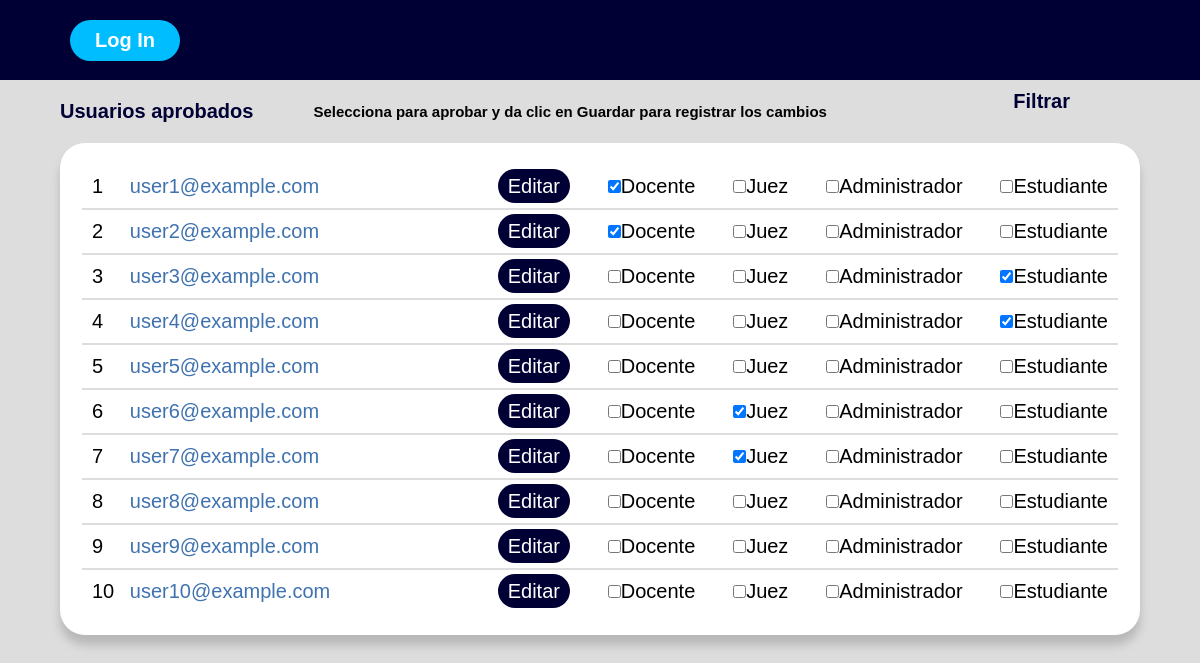
Screenshot of /ver_usuarios.php with the database file from the repository.
### tables this page shows
CREATE TABLE r_usuarios(
   id_usuario INT NOT NULL AUTO_INCREMENT PRIMARY KEY,
   correo VARCHAR(30),
   contrasenia VARCHAR(100)
);

### ver_usuarios.php (the view, shortened to what this page needs)
<!DOCTYPE html>
<html lang="en">
  <head>
    <link rel="stylesheet" href="CSS/style.css" />
  </head>
  <body>
    <header class="header">
      <a href="#" class="btn"><button>Log In</button></a>
    </header>
    <div id="instrucciones-editar-usuario">
      <h1 class="label">Usuarios aprobados</h1>
      <h5 id="texto-instruciones">
        Selecciona para aprobar y da clic en Guardar para registrar los cambios
      </h5>
    <nav class="pruebaZ">
      <div class="dropdown">
        <button class="dropbtn">
          <h2>Filtrar</h2>
        </button>
      </div>
    </nav>
    </div>
    <div class="container">
      <table class="general">
        <?php
        $pdo = Database::connect();
        if (isset($_GET['orderby'])) {
          switch ($_GET['orderby']) {
            case 'docente':
              $sql = "SELECT r_usuarios.id_usuario, r_usuarios.correo FROM r_usuarios
                      LEFT JOIN r_docentes ON r_usuarios.id_usuario = r_docentes.id_usuario
                      LEFT JOIN r_jueces ON r_usuarios.id_usuario = r_jueces.id_usuario
                      WHERE r_docentes.id_usuario IS NOT NULL AND r_jueces.id_usuario IS NULL
                      ORDER BY r_docentes.id_usuario";
              break;
            case 'estudiante':
              $sql = "SELECT r_usuarios.id_usuario, r_usuarios.correo FROM r_usuarios
                      LEFT JOIN r_estudiantes ON r_usuarios.id_usuario = r_estudiantes.id_usuario
                      WHERE r_estudiantes.id_usuario IS NOT NULL
                      ORDER BY r_estudiantes.id_usuario";
              break;
            case 'admin':
              $sql = "SELECT  r_usuarios.id_usuario, r_usuarios.correo FROM r_usuarios
                      LEFT JOIN r_administradores ON r_usuarios.id_usuario = r_administradores.id_usuario
                      WHERE r_administradores.id_usuario IS NOT NULL
                      ORDER BY r_administradores.id_usuario";
              break;
            case 'juez':
              $sql = "SELECT r_usuarios.id_usuario, r_usuarios.correo FROM r_usuarios
                      LEFT JOIN r_docentes ON r_usuarios.id_usuario = r_docentes.id_usuario
                      LEFT JOIN r_jueces ON r_usuarios.id_usuario = r_jueces.id_usuario
                      WHERE r_jueces.id_usuario IS NOT NULL AND r_docentes.id_usuario IS NULL
                      ORDER BY r_jueces.id_usuario";
              break;
              case 'juez-docente':
                $sql = 'SELECT r_usuarios.id_usuario, r_usuarios.correo
                FROM r_usuarios
                LEFT JOIN r_docentes ON r_usuarios.id_usuario = r_docentes.id_usuario
                LEFT JOIN r_jueces ON r_usuarios.id_usuario = r_jueces.id_usuario
                WHERE r_docentes.id_usuario IS NOT NULL AND r_jueces.id_usuario IS NOT NULL
                ORDER BY r_usuarios.id_usuario';
                break;
            default:
            $sql = 'SELECT * FROM r_usuarios ORDER BY id_usuario';
          }
        } else {
          $sql = 'SELECT * FROM r_usuarios ORDER BY id_usuario';
        }
        foreach ($pdo->query($sql) as $row) {
          $id_usuario = $row['id_usuario'];
            $sql_maestro = "SELECT * FROM r_docentes WHERE id_usuario = ?";
            $stmt_maestro = $pdo->prepare($sql_maestro);
            $stmt_maestro->execute([$id_usuario]);
            $row_maestro = $stmt_maestro->fetch(PDO::FETCH_ASSOC);
            $checked_maestro = $row_maestro ? 'checked' : '';
            $sql_juez = "SELECT * FROM r_jueces WHERE id_usuario = ?";
            $stmt_juez = $pdo->prepare($sql_juez);
            $stmt_juez->execute([$id_usuario]);
            $row_juez = $stmt_juez->fetch(PDO::FETCH_ASSOC);
            $checked_juez = $row_juez ? 'checked' : '';
            $sql_administrador = "SELECT * FROM r_administradores WHERE id_usuario = ?";
            $stmt_administrador = $pdo->prepare($sql_administrador);
            $stmt_administrador->execute([$id_usuario]);
            $row_administrador = $stmt_administrador->fetch(PDO::FETCH_ASSOC);
            $checked_administrador = $row_administrador ? 'checked' : '';
            $sql_estudiante = "SELECT * FROM r_estudiantes WHERE id_usuario = ?";
            $stmt_estudiante = $pdo->prepare($sql_estudiante);
            $stmt_estudiante->execute([$id_usuario]);
            $row_estudiante = $stmt_estudiante->fetch(PDO::FETCH_ASSOC);
            $checked_estudiante = $row_estudiante ? 'checked' : '';
            if ($row_maestro && $row_juez) {
              $rol = 'Juez-Docente';
            } elseif ($row_maestro) {
              $rol = 'Docente';
            } elseif ($row_juez) {
              $rol = 'Juez';
            } elseif ($row_administrador) {
              $rol = 'Administrador';
            } elseif ($row_estudiante) {
              $rol = 'Estudiante';
            } else {
              $rol = 'Sin Asignar';
            }
            echo '<tr>';
            echo '<td class="id-column">';
            echo $id_usuario;
            echo '</td>';
            echo '<td class="email-column"><a class="link-edicion">'.$row['correo'].'</a></td>';
            if($rol != 'Administrador'){
              echo '<td class="row-botones">';
              echo '<a class="btn" href="editar_usuarios.php?id_usuario=' . $id_usuario . '&rol=' . $rol . '">Editar</a>';
              echo '</td>';
            }
            echo '<td>';
            echo '<input type="checkbox" id="Maestro" name="Maestro"'.$checked_maestro.' />';
            echo '<label for="Maestro">Docente</label>';
            echo '</td>';
            echo '<td>';
            echo '<input type="checkbox" id="Juez" name="Juez"'.$checked_juez.' />';
            echo '<label for="Juez">Juez</label>';
            echo '</td>';
            echo '<td>';
            echo '<input type="checkbox" id="Administrador" name="Administrador"'.$checked_administrador.' />';
            echo '<label for="Administrador">Administrador</label>';
            echo '</td>';
            echo '<td>';
            echo '<input type="checkbox" id="Estudiante" name="Estudiante"'.$checked_estudiante.' />';
            echo '<label for="Estudiante">Estudiante</label>';
            echo '</td>';
            echo '</tr>';
        }
      ?>
      </table>
  </body>
</html>

### CSS/style.css (style rules this page uses)
:root { --background: #f5f5f5; --main: #112d4e; --wordaccent1: #3f72af; --wordaccentbg1: #dbe2ef; --wordaccent2: #1687a7; --backgroundR: #dddddd; --mainR: #000035; --wordaccent1R: #00bdff; --wordaccentbg1R: white; --wordaccent2R: #00a2dd; }
* { box-sizing: border-box; margin: 0; padding: 0; font-family: "Gellix", sans-serif; font-size: 20px; }
.general tr { display: flex; justify-content: space-between; border: solid; border-color: var(--backgroundR); border-width: 1px 0; }
.general tr:first-child { border-top: none; }
.general tr:last-child { border-bottom: none; }
.general td { padding: 10px; }
body { background-color: var(--backgroundR); }
h1 { color: var(--mainR); }
.header { background-color: var(--mainR); display: flex; justify-content: space-between; align-items: center; height: 80px; padding: 5px 5%; font-family: "Oswald", sans-serif; font-size: 40px; }
.header .btn button { font-weight: 700; color: var(--wordaccentbg1R); padding: 9px 25px; background: var(--wordaccent1R); border: none; border-radius: 50px; cursor: pointer; transition: all 0.3s ease 0s; }
.container { display: grid; background: #ffffff; margin-top: 20px; margin-left: 5%; margin-right: 5%; margin-bottom: 20px; border-radius: 25px; padding: 20px; box-shadow: 0px 10px 10px #b8b8b8; }
.label { margin-top: 20px; margin-left: 5%; margin-right: 5%; }
.dropdown { float: left; overflow: hidden; }
.dropdown .dropbtn { font-size: 16px; border: none; outline: none; color: white; padding: 10px 10px; border-radius: 30px; background-color: inherit; font-family: inherit; margin: 0; }
.link-edicion { color: var(--wordaccent1); text-decoration: none; cursor: default; }
.btn { color: var(--wordaccentbg1R); padding: 6px 10px; background: var(--mainR); border: none; border-radius: 30px; cursor: pointer; transition: all 0.3s ease 0s; text-decoration: none; }
input { border-radius: 50px; border-style: solid; padding-left: 10px; }
#instrucciones-editar-usuario { display: flex; }
.pruebaZ { font-size: 1px; position: absolute; right: 10%; color: yellow; }
.pruebaZ h2 { color: #000035; }
#texto-instruciones { font-size: 15px; padding-top: 23.4px; }
.email-column { width: 350px; }
.id-column { width: 15px; }

### rows the page displays
r_usuarios: id_usuario "1", correo "user1@example.com"
r_usuarios: id_usuario "2", correo "user2@example.com"
r_usuarios: id_usuario "3", correo "user3@example.com"
r_usuarios: id_usuario "4", correo "user4@example.com"
r_usuarios: id_usuario "5", correo "user5@example.com"
r_usuarios: id_usuario "6", correo "user6@example.com"
r_usuarios: id_usuario "7", correo "user7@example.com"
r_usuarios: id_usuario "8", correo "user8@example.com"
r_usuarios: id_usuario "9", correo "user9@example.com"
r_usuarios: id_usuario "10", correo "user10@example.com"
